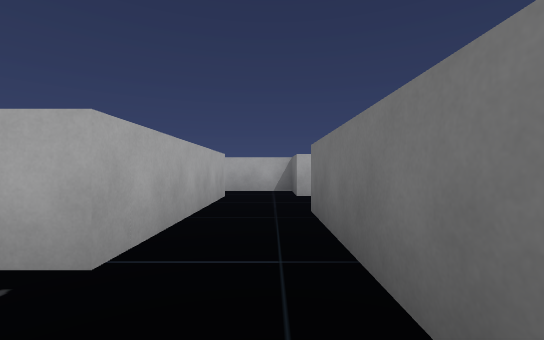
[1] (above)

24 first-person views from a walk through a scene from a Unity 3-D project. The camera is 0.59 m above the floor, looks level and sees 90° across. The floor is counted in squares, 1 m on a side. Each view is taken from the middle of a square. On the plan, view 1 faces up. The plan holds only what a view shows up to about 9 squares ahead; the rest is blank. The player character is not drawn.

[2]
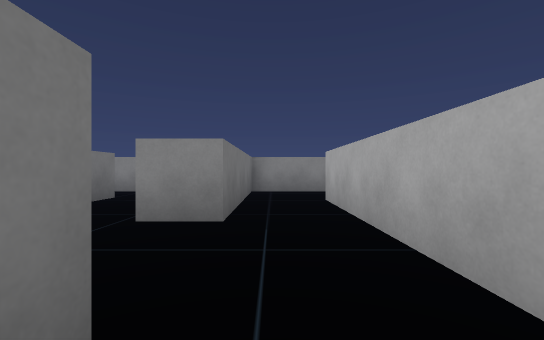

[3]
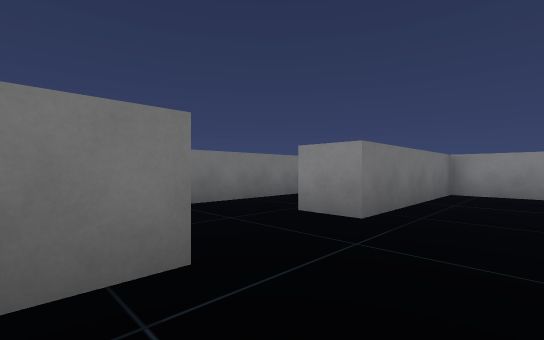

[4]
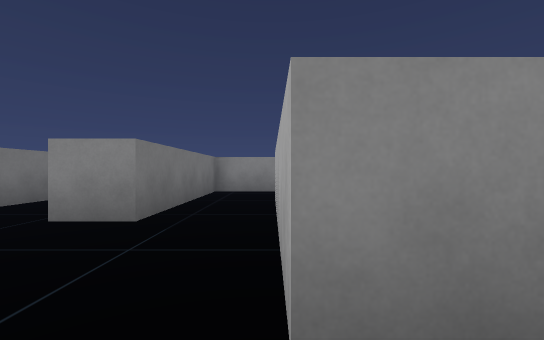

[5]
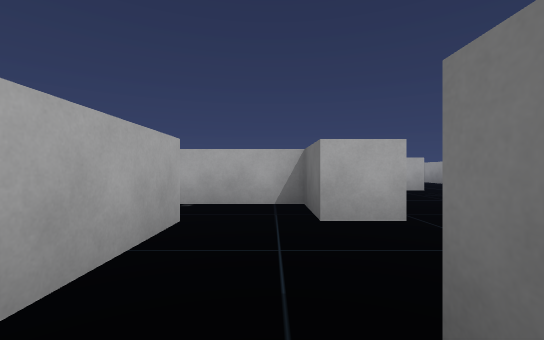

[6]
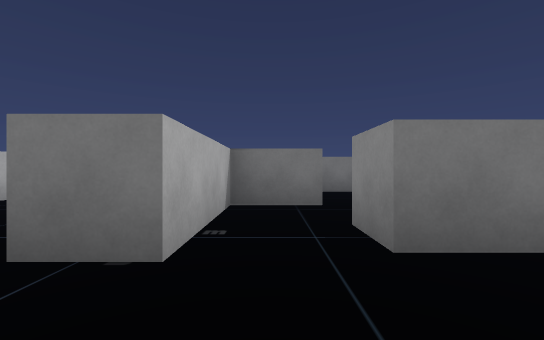

[7]
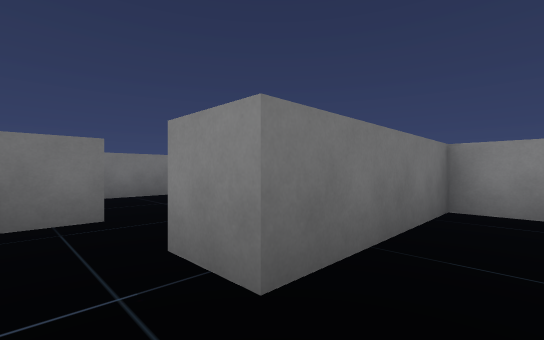

[8]
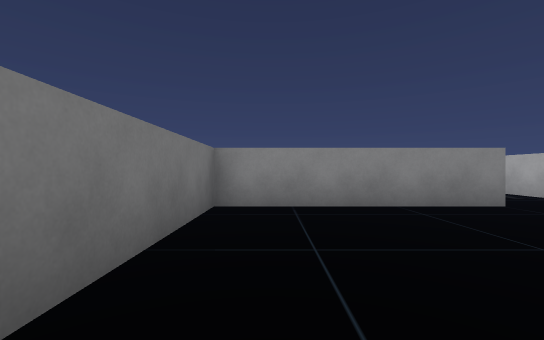

[9]
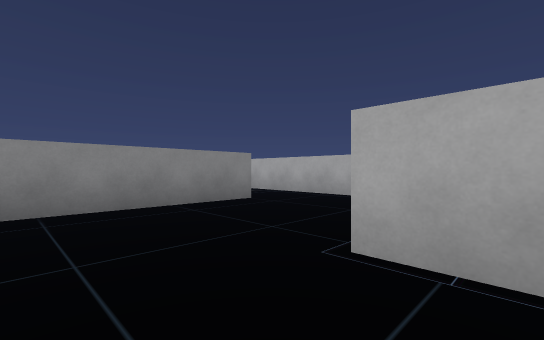

[10]
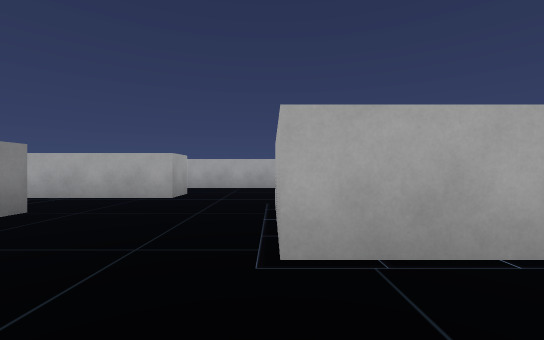

[11]
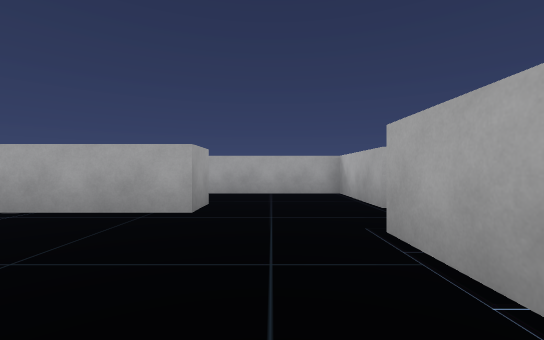

[12]
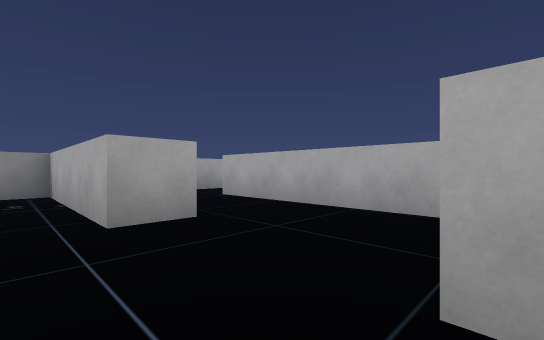

[13]
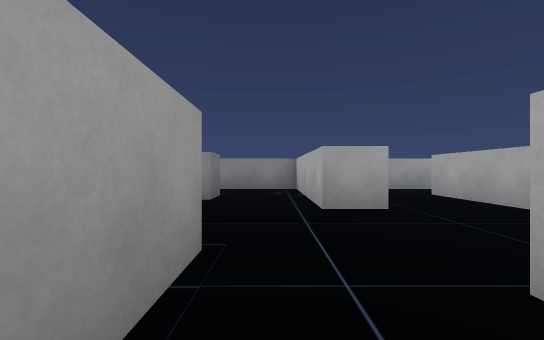

[14]
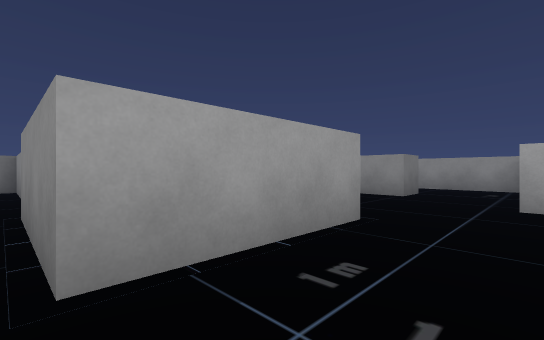

[15]
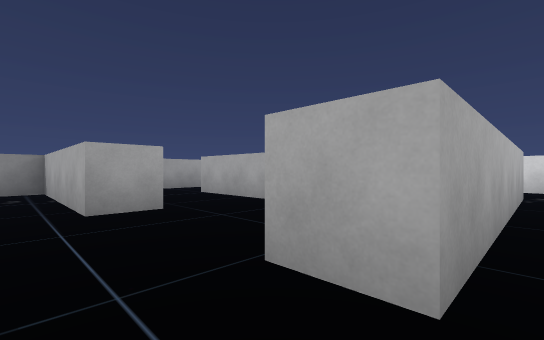

[16]
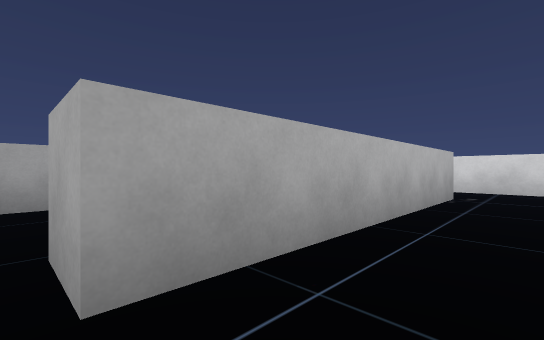

[17]
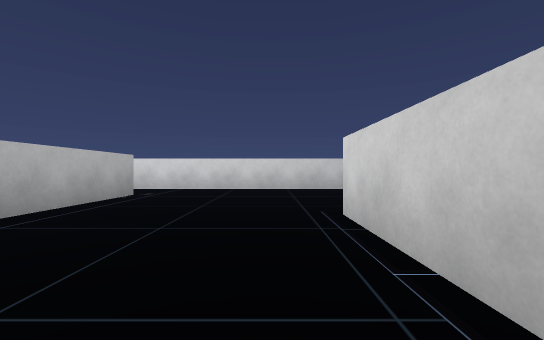

[18]
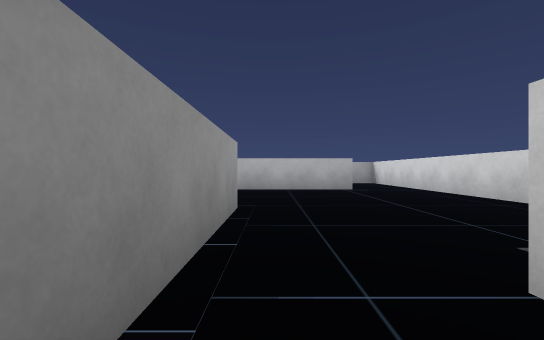

[19]
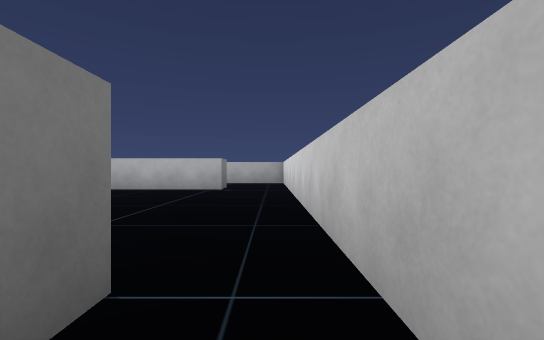

[20]
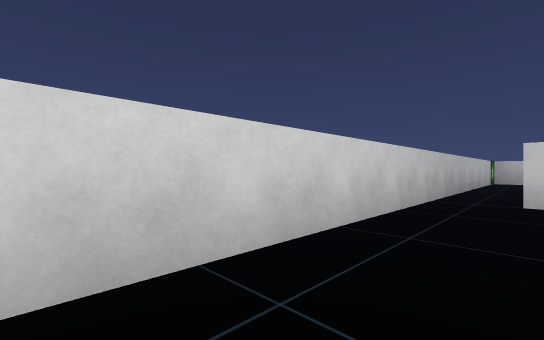

[21]
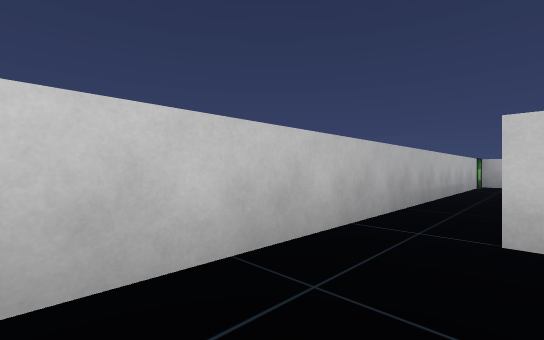

[22]
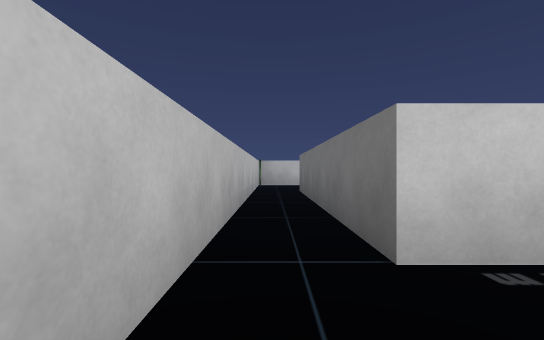

[23]
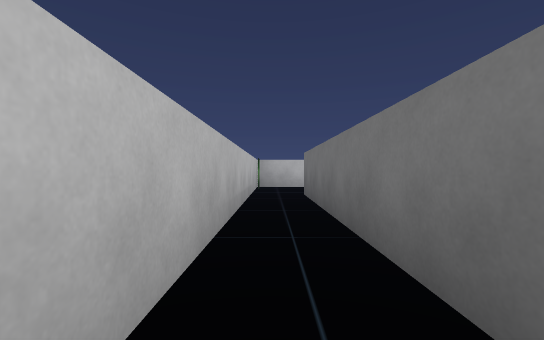

[24]
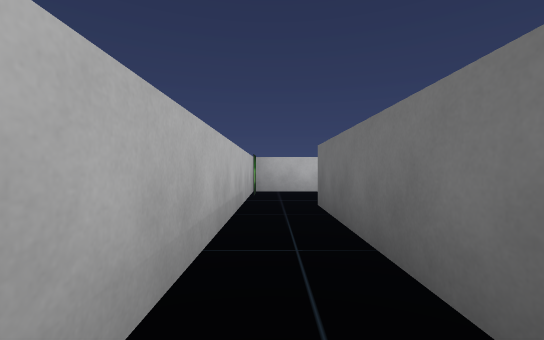

### Floor plan
Points are (right, up) in squares from view 1. A wall is a line through its corners. A room is listed if a view was taken in it or the views show most of it. See-through windows are left out.
Room 1 (view 1)
walls: (-1.5, -0.5) (0.6, -0.5) (0.6, 1.5); (-1.1, 1.6) (-1.6, 1.6); (-8.8, 1.5) (-8.8, -0.5) (-6.1, -0.5)
ways out: opening at (0, 2.5) to room 2; opening at (-7.5, 2) to room 4
Room 2 (views 2, 3, 4, 5)
walls: (1.6, 6.1) (0.6, 6.1) (0.6, 7.7) (-2.3, 7.7); (4.5, 10.8) (3.9, 10.8); (3.4, 1.1) (3.4, 5.6); (-2.1, 6.1) (-1.1, 6.1) (-1.1, 1.6); (0.6, 1.5) (0.6, 3.9) (1.6, 3.9); (3.8, -0.5) (4.4, -0.5)
ways out: opening at (0, 2.5) to room 1; opening at (-1.5, 7) to room 3
Room 3 (views 6, 7, 8, 9, 10)
walls: (-4.7, 7.8) (-4.7, 6.1)
ways out: opening at (-1.5, 7) to room 2; opening at (-3.5, 6) to room 4; opening at (-3.5, 8) to room 6
Room 4 (view 11)
walls: (-6.8, 1.5) (-6.8, 2.6) (-2.1, 2.6) (-2.1, 6.1); (-9.9, 3.9) (-8.8, 3.9) (-8.8, 1.5); (-4.7, 6.1) (-7.5, 6.1); (-9.2, 6.7) (-11.8, 6.7) (-11.8, 1.4)
ways out: opening at (-7.5, 2) to room 1; opening at (-3.5, 6) to room 3; opening at (-8.5, 7) to room 5; opening at (-11, 2.5)
Room 5 (views 12, 13, 14, 15, 16, 17, 20, 21, 22, 23)
walls: (-9.9, 11.9) (-12.5, 11.9) (-12.5, 14.5); (-15.5, 7) (-15.5, 7.7) (-9.2, 7.7) (-9.2, 6.7); (-15.2, 14.7) (-16.2, 14.7); (-17.5, 14.6) (-17.5, 6.6); (-7.5, 6.1) (-7.5, 8.8)
ways out: opening at (-8.5, 7) to room 4; opening at (-13, 15.5) to room 6; opening at (-17, 15) to room 7; opening at (-16.5, 7)
Room 6 (view 18)
walls: (-7.5, 8.8) (-4.6, 8.8); (-12.5, 14.5) (-12.5, 15.5); (-2.3, 7.7) (-2.3, 8.8)
ways out: opening at (-3.5, 8) to room 3; opening at (-13, 15.5) to room 5
Room 7 (views 19, 24)
walls: (-15.6, 23.5) (-17.5, 23.5) (-17.5, 14.6); (-16.2, 14.7) (-16.2, 20.6)
ways out: opening at (-17, 15) to room 5

Positions as (right, up) in squares from view 1, and headings:
1: (0, 0), facing up
2: (0, 7), facing down
3: (-1, 7), facing down-right
4: (-1, 7), facing down
5: (0, 3), facing up
6: (-4, 7), facing right
7: (-3, 7), facing down-right
8: (-3, 7), facing down
9: (-3, 7), facing down-left
10: (-3, 6), facing left
11: (-5, 5), facing left
12: (-8, 7), facing down-left
13: (-8, 8), facing down
14: (-9, 9), facing down-right
15: (-8, 8), facing down-left
16: (-9, 9), facing down-left
17: (-9, 11), facing left
18: (-13, 16), facing down
19: (-17, 16), facing down
20: (-16, 9), facing up-left
21: (-16, 12), facing up-left
22: (-17, 13), facing up
23: (-17, 14), facing up
24: (-17, 16), facing up
